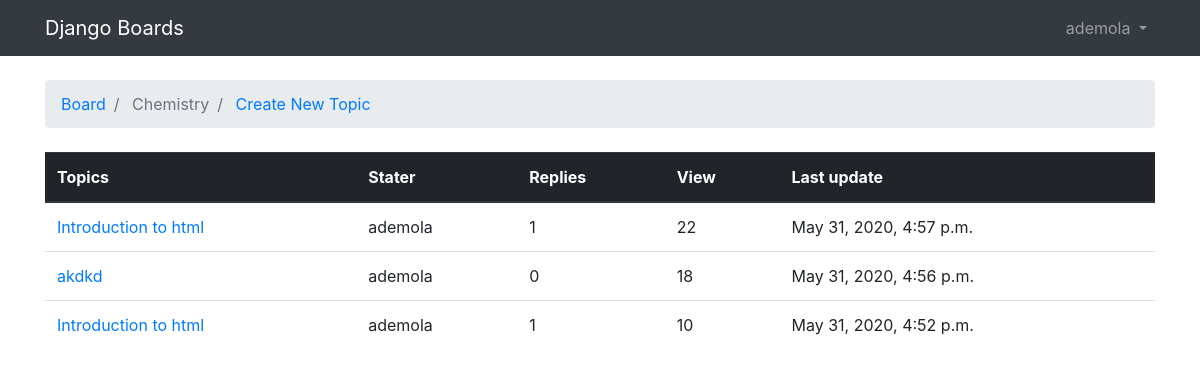
The app's page /boards/Chemistry/ (signed in), older data.
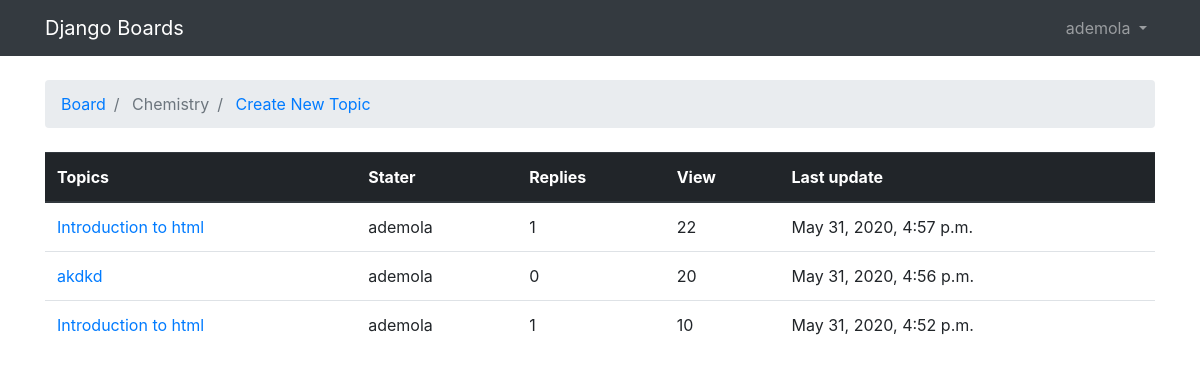
The same page, newer data.
### boards/models.py (models this page shows, shortened)
class Topic(models.Model):
    subject = models.CharField(max_length=255)
    last_updated = models.DateTimeField(auto_now_add=True)
    boards = models.ForeignKey(Board,on_delete=models.CASCADE,null=True, related_name="topics")
    starter = models.ForeignKey(User,on_delete=models.CASCADE,null=True, related_name = "topics")
    views = models.PositiveIntegerField(default=0)

### boards/views.py (the view)
@login_required
def board_topics(request,name):
   boards = Board.objects.get(name=name)
   topics = boards.topics.order_by('-last_updated').annotate(replies=Count('posts') - 1)
   return render(request, "boards/topics.html",{"boards":boards,"topics":topics})

### boards/Templates/boards/topics.html (shortened to what this page needs)
{% extends "boards/Base.html" %}
  {% block breadcrumb %}
          <li class="breadcrumb-item">
            <a href="{% url 'home' %}"> Board</a>
          </li>
        <li class="breadcrumb-item active">
            {{boards.name}}
        </li>
        <li class="breadcrumb-item active">
          <a href="{% url 'new_topic' boards.name %}">Create New Topic</a>
        </li>
      {% endblock %}
      {% block content %}
      <table class="table">
        <thead class="thead-dark">
         <tr>
           <th>
             Topics
           </th> <th> Stater</th> <th>
             Replies</th> <th> View</th> <th> Last update</th>
         </tr>
        </thead>
        <tbody>
          {% for topic in topics  %}
          <tr>
            <td> <a href="{% url 'topic_posts' boards.name topic.subject %}">{{topic.subject}}</a></td>
            <td>{{ topic.starter.username }}</td>
            <td>{{ topic.replies }}</td>
            <td> {{topic.views}} </td>
            <td>{{ topic.last_updated }}</td>
          </tr>
        {% endfor %}
        </tbody>
      </table>
</body>
{% endblock %}

Row changes from the older to the newer data that the page shows:
changed Topic "akdkd": views "18" → "20"
